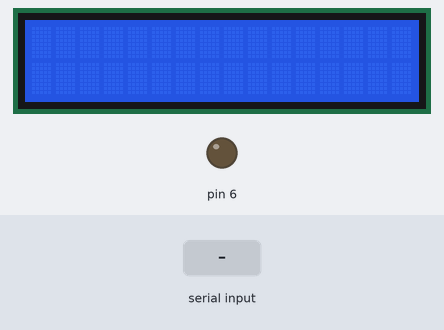
Simulated run of this sketch. Board: Arduino Uno, built with avr-gcc and run on an emulated ATmega328P. Shown: 16×2 character LCD, output pins drawn as LEDs (lit = HIGH). The inputs (shaded band) are chosen by the test bench. What the sketch prints to the serial monitor is not drawn.

Above: at 1.2 s.
1.3 s: "1\n" received over the second serial link
At 2.7 s:
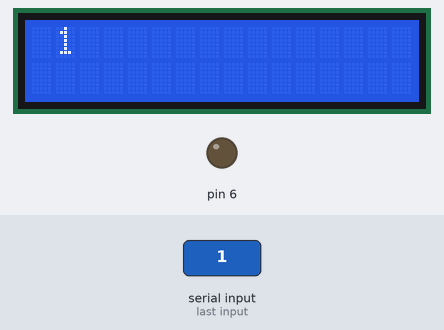
3.5 s: "0\n" received over the second serial link
At 4.3 s:
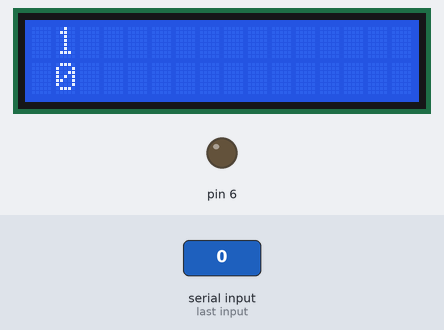
5.5 s: "2\n" received over the second serial link
At 7.1 s:
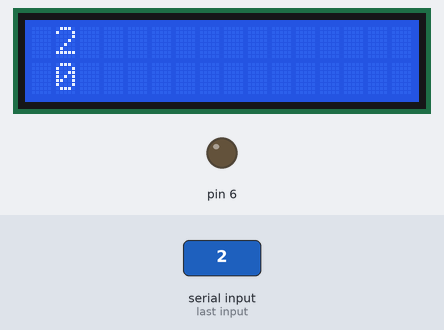
Timing chart, 0 to 8.6 s (numbered marks = the images above; inputs shaded):
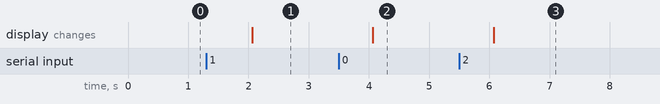

Measured:
- after the input at 1.3 s, the display: changes after 0.76 s (image 1)
- after the input at 3.5 s, the display: changes after 0.57 s (image 2)
- after the input at 5.5 s, the display: changes after 0.57 s (image 3)

The sketch:

arduino_lcd.ino
```cpp
#include <LiquidCrystal.h>
#include <SoftwareSerial.h>
SoftwareSerial mySerial(8,9);
const int rs = 12, en = 11, d4 = 5, d5 = 4, d6 = 3, d7 = 2;
LiquidCrystal lcd(rs, en, d4, d5, d6, d7);
int messageCount = 0;
String message_1 = "", message_2 = "";
void setup() {
  Serial.begin(115200);
  mySerial.begin(115200);
  pinMode(6, OUTPUT);
  analogWrite(6, 0);
  lcd.begin(16, 2);
}

void loop() {
  if (mySerial.available() > 0) {
    String s = mySerial.readStringUntil('\n');
    Serial.println(s);
    messageCount++;
    if (messageCount % 2 == 0) {
      message_2 = s+"  ";
    } else message_1 = s+"  ";

  };
  lcd.setCursor(1,0);
  lcd.print(message_1);
  lcd.setCursor(1, 1);
  lcd.print(message_2);
  if (message_1.length() > 15 || message_2.length() > 15) lcd.scrollDisplayLeft();
  delay(1000);
}
```
